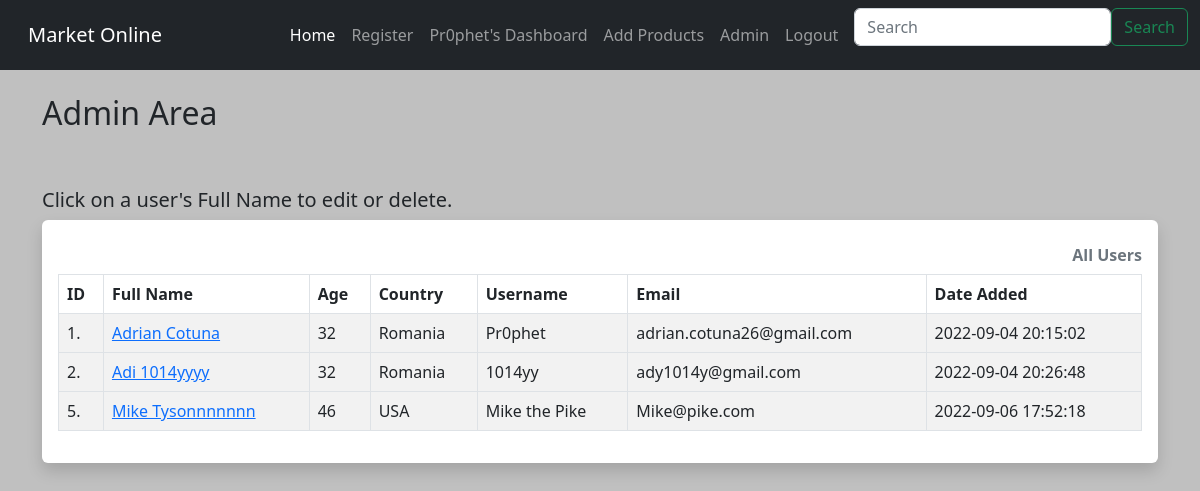
Page /admin (signed in) on the earlier database version.
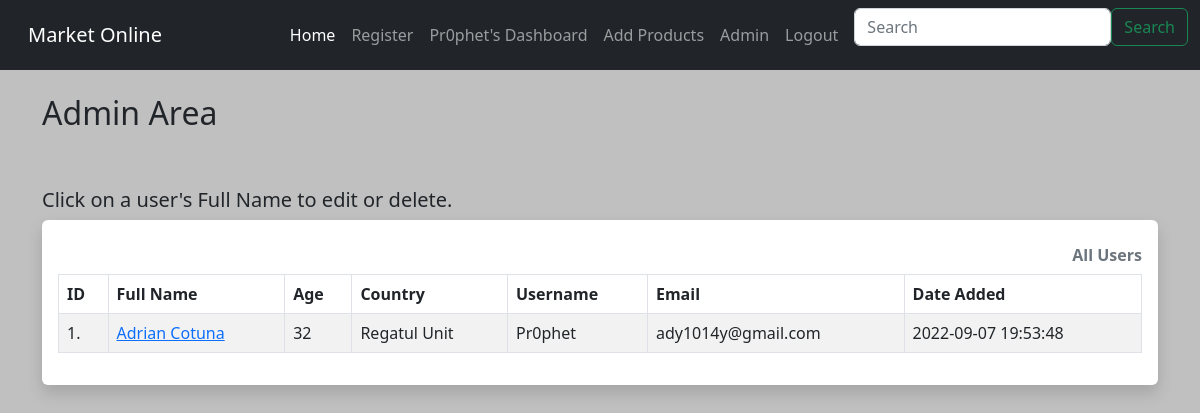
Same page on the later database version.
### app.py (models this page shows)
class Users(UserMixin, db.Model):
    id = db.Column(db.Integer(), primary_key=True)
    full_name = db.Column(db.String(200))
    age = db.Column(db.Integer())
    location = db.Column(db.String())
    username = db.Column(db.String(15), unique=True)
    password = db.Column(db.String(80))
    email = db.Column(db.String(), unique=True)
    date_added = db.Column(db.String())

### app.py (the view)
@app.route("/admin")
@login_required
def admin():
    all_users = Users.query.order_by(Users.date_added)
    id = current_user.id
    if id == 1:
        return render_template("admin.html",
                               all_users=all_users)
    else:
        flash("Sorry only admins can access admin page.")
        return redirect((url_for("dashboard")))

### app.py (called while the page is built)
@login_manager.user_loader
def load_user(user_id):
    return Users.query.get(int(user_id))

### templates/admin.html
{% extends "base.html" %}
{% block content %}
    <h2>Admin Area</h2>
    <br/><br/>
    <h5>Click on a user's Full Name to edit or delete.</h5>
<div class="shadow p-3 mb-5 bg-body rounded">
    <table class="table caption-top table-hover table-bordered table-striped">
        <caption><strong>All Users</strong></caption>
        <thead>
            <tr>
                <th scope="col">ID</th>
                <th scope="col">Full Name</th>
                <th scope="col">Age</th>
                <th scope="col">Country</th>
                <th scope="col">Username</th>
                <th scope="col">Email</th>
                <th scope="col">Date Added</th>
            </tr>
        </thead>
    {% for user in all_users %}
        <tbody>
            <tr>
                <td>{{ user.id }}.</td>
                <td><a href="{{ url_for('admin_user_edit', id=user.id) }}">{{ user.full_name}}</a></td>
                <td>{{ user.age}}</td>
                <td>{{ user.location}}</td>
                <td>{{ user.username}}</td>
                <td>{{ user.email}}</td>
                <td>{{ user.date_added}}</td>
        <tbody>
        {% endfor %}
      </table>
</div>
{% endblock %}

### templates/base.html (shortened to what this page needs)
<html lang="en">
  <head>
     <link rel="stylesheet" href="https://cdn.jsdelivr.net/npm/bootstrap@5.2.0/dist/css/bootstrap.rtl.min.css">
      <link rel="stylesheet" href="{{ url_for('static', filename='/CSS/style.css') }}">
  </head>
  <body>
    {% include 'navbar.html' %}
    <br/>
    <div class="container">
        {% block content %}
        {% endblock %}
    </div>
  </body>
</html>

### templates/navbar.html (shortened to what this page needs)
<nav class="navbar navbar-expand-lg navbar-dark bg-dark">
  <div class="container-fluid">
    <a class="navbar-brand" href="{{ url_for('index') }}">Market Online</a>
    <div class="collapse navbar-collapse" id="navbarSupportedContent">
      <ul class="navbar-nav me-auto mb-2 mb-lg-0">
        <li class="nav-item">
          <a class="nav-link active" aria-current="page" href="{{ url_for('index') }}">Home</a>
        </li>
        <li class="nav-item">
          <a class="nav-link" href="{{ url_for('signup') }}">Register</a>
        </li>
        {% if current_user.is_authenticated %}
          <li class="nav-item">
            <a class="nav-link" href="{{ url_for('dashboard') }}">{{ current_user.username }}'s Dashboard</a>
          </li>
        {% if current_user.id == 1 %}
        <li class="nav-item">
            <a class="nav-link" href="{{ url_for('add_product') }}">Add Products</a>
          </li>
          <li class="nav-item">
            <a class="nav-link" href="{{ url_for('admin') }}">Admin</a>
          </li>
        {% endif %}
          <li class="nav-item">
            <a class="nav-link" href="{{ url_for('logout') }}">Logout</a>
          </li>
        {% else %}
          <li class="nav-item">
            <a class="nav-link" href="{{ url_for('login') }}">Login</a>
          </li>
        {% endif %}
      </ul>
      <form class="d-flex" role="search">
        <input class="form-control me-2" type="search" placeholder="Search" aria-label="Search">
        <button class="btn btn-outline-success" type="submit">Search</button>
      </form>
    </div>
  </div>
</nav>

### static/css/style.css (style rules this page uses)
body { background: silver; }

Differences in the rows shown:
removed Users: id "2", full_name "Adi 1014yyyy", age "32", location "Romania", username "1014yy", email "ady1014y@gmail.com", date_added "2022-09-04 20:26:48"
removed Users: id "5", full_name "Mike Tysonnnnnnn", age "46", location "USA", username "Mike the Pike", email "Mike@pike.com", date_added "2022-09-06 17:52:18"
changed Users "Adrian Cotuna": location "Romania" → "Regatul Unit"; email "adrian.cotuna26@gmail.com" → "ady1014y@gmail.com"; date_added "2022-09-04 20:15:02" → "2022-09-07 19:53:48"
